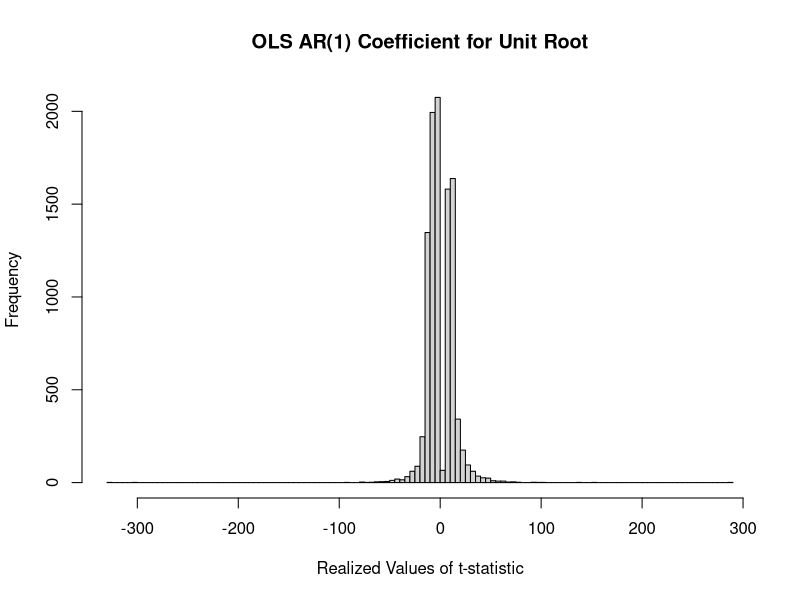
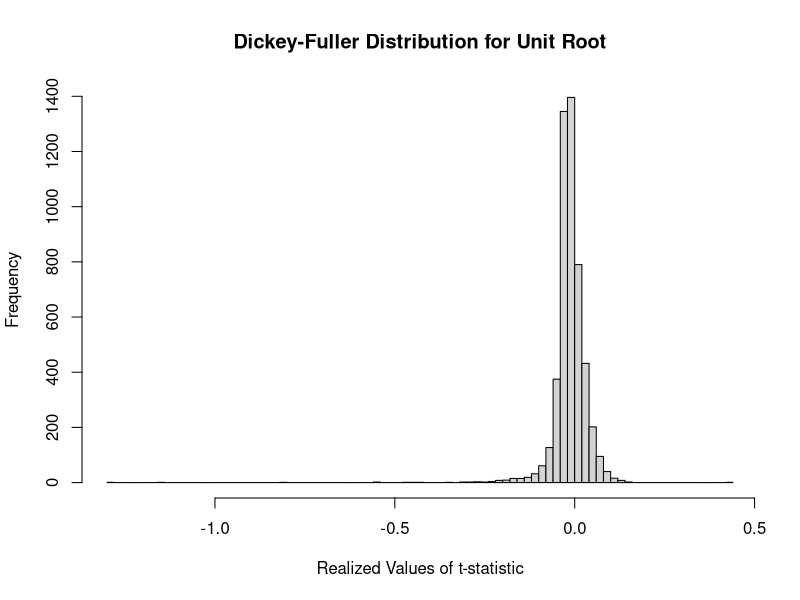
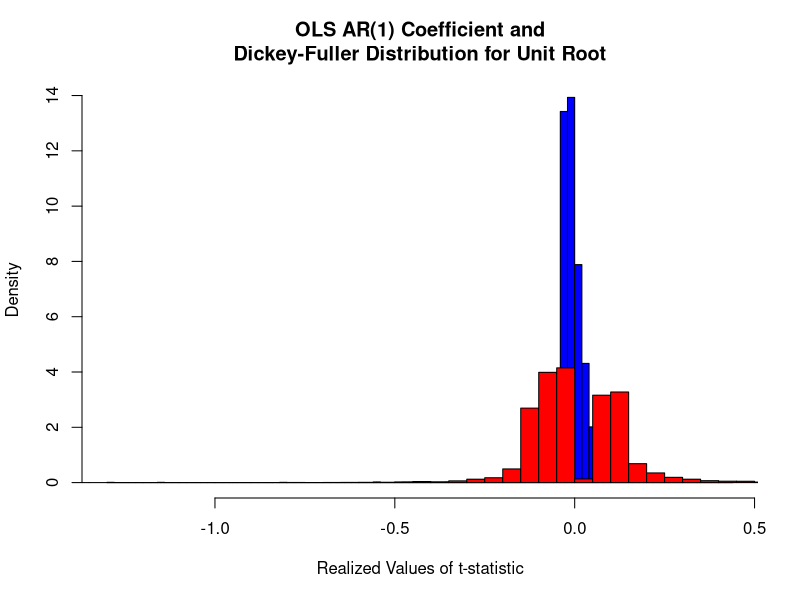
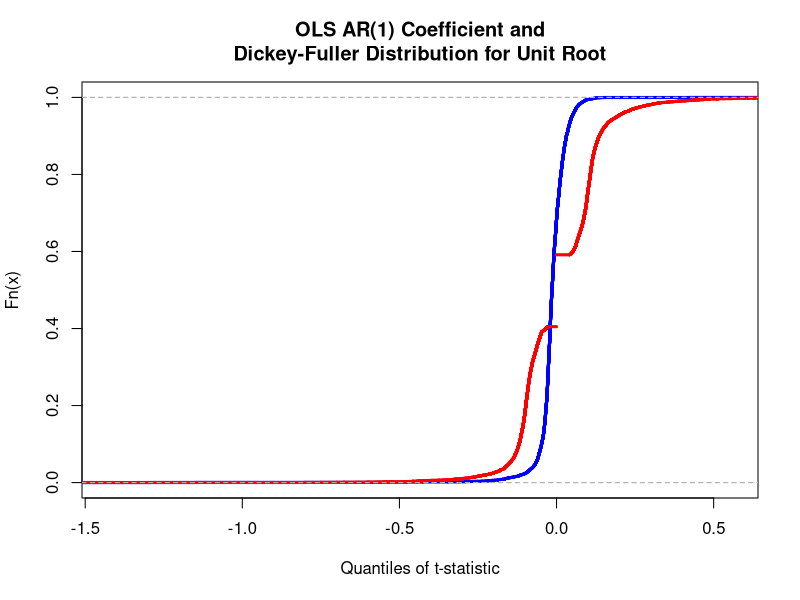

Generate these figures, in order, with R:
################################################################################
# 
# ECON 853: Time Series Econometrics
# Introduction to Unit Roots
# 
# Lee Morin, Ph.D.
# Adjunct Assistant Professor
# Queen's University
# 
# February 8, 2018
# 
################################################################################
# 
# This program compares the empirical distribution, of OLS estimates of an AR(1)
# coefficient under a unit root, with the theoretical Dickey-Fuller distribution.
# 
# 
# 
################################################################################


################################################################################
# Setup Workspace and Load Libraries
################################################################################

# Clear workspace.
rm(list=ls(all=TRUE))

# Load libraries for time series analysis.

# install.packages('timeSeries')
# library(timeSeries)

# install.packages('xts')
# library(xts)

# install.packages('tseries')
# library(tseries)

# install.packages('forecast')
# library(forecast)

# install.packages('FitARMA')
# library(FitARMA)


################################################################################
# OLS Estimation of the AR(1) Coefficient of a Unit Root
################################################################################

#--------------------------------------------------------------------------------
# Generate Unit root and estimate AR(1) coefficient
#--------------------------------------------------------------------------------

set.seed(1234)

# Generate realizations of the test statistic.
num_terms_ar1 <- 100
num_reps_ar1 <- 10000
t_stat_ar1 <- rep(NA, num_reps_ar1)

for (j in 1:num_reps_ar1){
  
  # Generate unit root.
  u <- rnorm(num_terms_ar1)
  y <- cumsum(u)
  
  # Run AR(1) regression.
  reg_ar1 <- lm(formula = y ~ + lag(y) - 1)
  
  # Calculate t-stat for the null hypothesis of a unit root.
  t_stat_ar1[j] <- (summary(reg_ar1)$coef[,"Estimate"] - 1 )/(summary(reg_ar1)$coef[,"Std. Error"])
  
}

hist(t_stat_ar1, breaks = 100,
     main = 'OLS AR(1) Coefficient for Unit Root',
     xlab = 'Realized Values of t-statistic')




#--------------------------------------------------------------------------------
# Generate Realizations from a Dickey-Fuller Distribution
#--------------------------------------------------------------------------------

num_reps_df <- 10000
num_terms_df <- 1000
t_stat_df <- rep(NA, num_reps_df)

for (j in 1:num_reps_df){
  
  # Generate standard Brownian motion.
  u <- rnorm(num_terms_df)/sqrt(num_terms_df)
  w <- cumsum(u)
  
  # Generate values of the DF distribution.
  df_num <- (w[num_terms_df]^2 - 1)/2
  df_denom <- sqrt(sum(w))
  
  # Calculate t-stat for the null hypothesis of a unit root.
  t_stat_df[j] <- df_num/df_denom
  
}

hist(t_stat_df, breaks = 100,
     main = 'Dickey-Fuller Distribution for Unit Root',
     xlab = 'Realized Values of t-statistic')



#--------------------------------------------------------------------------------
# Compare OLS Estimates with Dickey-Fuller Distribution
#--------------------------------------------------------------------------------


# Compare with (properly normalized) distribution of OLS t-statistic.
hist(t_stat_df, breaks = 100, freq = FALSE, col = 'blue',
     main = 'OLS AR(1) Coefficient and\nDickey-Fuller Distribution for Unit Root',
     xlab = 'Realized Values of t-statistic')
hist(t_stat_ar1/num_terms_ar1, breaks = 100, freq = FALSE, col = 'red',
     add = TRUE)



# Calculate Empirical CDF for comparison later.
edf_t_stat_ar1 <- ecdf(t_stat_ar1/num_terms_ar1)
edf_t_stat_df <- ecdf(t_stat_df)

plot(edf_t_stat_df,
     main = 'OLS AR(1) Coefficient and\nDickey-Fuller Distribution for Unit Root',
     xlab = 'Quantiles of t-statistic',
     col = 'blue', lwd = 3)
plot(edf_t_stat_ar1,
     col = 'red', lwd = 3,
     add = TRUE)


# For large samples, the empirical distribution will converge weakly to that of the DF distribution. 
# That is, the CDFs will be arbitrarily close in the limit.

# Try the OLS version with a series of longer length to see how slowly it converges. 
# This is something to think about when considering the sample size in your project. 
# Perhaps a simulation of the test statistic, under the null hypothesis that you are testing,
# is a worthwhile approach to make your results more convincing. 


################################################################################
# End
################################################################################
